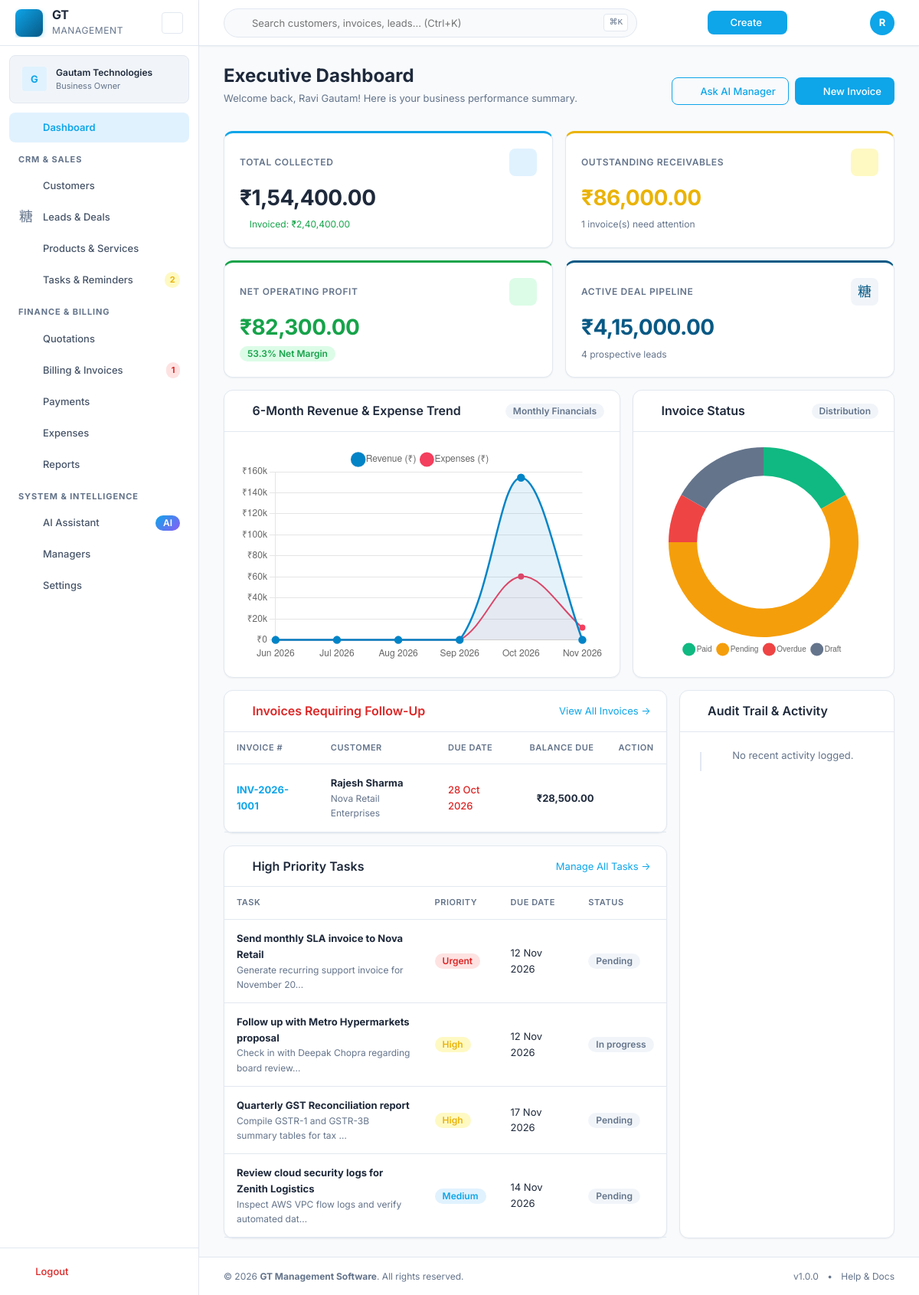
/dashboard.php (signed in), run on the app's committed database.
### tables this page shows
CREATE TABLE `invoices` (
  `id` INT UNSIGNED AUTO_INCREMENT PRIMARY KEY,
  `business_id` INT UNSIGNED NOT NULL,
  `invoice_number` VARCHAR(50) NOT NULL,
  `customer_id` INT UNSIGNED NOT NULL,
  `quotation_id` INT UNSIGNED DEFAULT NULL,
  `invoice_type` ENUM('standard','gst','non_gst','proforma') DEFAULT 'standard',
  `invoice_date` DATE NOT NULL,
  `due_date` DATE NOT NULL,
  `subtotal` DECIMAL(15,2) NOT NULL DEFAULT 0.00,
  `discount_total` DECIMAL(15,2) NOT NULL DEFAULT 0.00,
  `tax_total` DECIMAL(15,2) NOT NULL DEFAULT 0.00,
  `grand_total` DECIMAL(15,2) NOT NULL DEFAULT 0.00,
  `amount_paid` DECIMAL(15,2) NOT NULL DEFAULT 0.00,
  `outstanding` DECIMAL(15,2) NOT NULL DEFAULT 0.00,
  `currency` VARCHAR(10) DEFAULT 'INR',
  `notes` TEXT DEFAULT NULL,
  `terms` TEXT DEFAULT NULL,
  `footer` TEXT DEFAULT NULL,
  `payment_instructions` TEXT DEFAULT NULL,
  `status` ENUM('draft','issued','partially_paid','paid','overdue','void','cancelled') DEFAULT 'draft',
   
  `place_of_supply` VARCHAR(100) DEFAULT NULL,
  `cgst_total` DECIMAL(15,2) DEFAULT 0.00,
  `sgst_total` DECIMAL(15,2) DEFAULT 0.00,
  `igst_total` DECIMAL(15,2) DEFAULT 0.00,
   
  `business_snapshot` JSON DEFAULT NULL,
  `customer_snapshot` JSON DEFAULT NULL,
  `pdf_path` VARCHAR(500) DEFAULT NULL,
  `is_demo` TINYINT(1) DEFAULT 0,
  `issued_at` TIMESTAMP NULL DEFAULT NULL,
  `created_by` INT UNSIGNED DEFAULT NULL,
  `created_at` TIMESTAMP DEFAULT CURRENT_TIMESTAMP,
  `updated_at` TIMESTAMP DEFAULT CURRENT_TIMESTAMP ON UPDATE CURRENT_TIMESTAMP,
  UNIQUE KEY `uk_invoice_number` (`business_id`, `invoice_number`),
  INDEX `idx_invoices_customer` (`customer_id`),
  INDEX `idx_invoices_status` (`status`),
  INDEX `idx_invoices_date` (`invoice_date`),
  INDEX `idx_invoices_due` (`due_date`),
  FOREIGN KEY (`business_id`) REFERENCES `businesses`(`id`) ON DELETE CASCADE,
  FOREIGN KEY (`customer_id`) REFERENCES `customers`(`id`),
  FOREIGN KEY (`quotation_id`) REFERENCES `quotations`(`id`) ON DELETE SET NULL,
  FOREIGN KEY (`created_by`) REFERENCES `users`(`id`) ON DELETE SET NULL
);

CREATE TABLE `customers` (
  `id` INT UNSIGNED AUTO_INCREMENT PRIMARY KEY,
  `business_id` INT UNSIGNED NOT NULL,
  `type` ENUM('individual','business') DEFAULT 'individual',
  `name` VARCHAR(255) NOT NULL,
  `company_name` VARCHAR(255) DEFAULT NULL,
  `contact_person` VARCHAR(255) DEFAULT NULL,
  `email` VARCHAR(255) DEFAULT NULL,
  `phone` VARCHAR(50) DEFAULT NULL,
  `alt_phone` VARCHAR(50) DEFAULT NULL,
  `billing_address_line1` VARCHAR(255) DEFAULT NULL,
  `billing_address_line2` VARCHAR(255) DEFAULT NULL,
  `billing_city` VARCHAR(100) DEFAULT NULL,
  `billing_state` VARCHAR(100) DEFAULT NULL,
  `billing_postal_code` VARCHAR(20) DEFAULT NULL,
  `billing_country` VARCHAR(100) DEFAULT 'India',
  `shipping_address_line1` VARCHAR(255) DEFAULT NULL,
  `shipping_address_line2` VARCHAR(255) DEFAULT NULL,
  `shipping_city` VARCHAR(100) DEFAULT NULL,
  `shipping_state` VARCHAR(100) DEFAULT NULL,
  `shipping_postal_code` VARCHAR(20) DEFAULT NULL,
  `shipping_country` VARCHAR(100) DEFAULT NULL,
  `gstin` VARCHAR(20) DEFAULT NULL,
  `pan` VARCHAR(20) DEFAULT NULL,
  `category` VARCHAR(100) DEFAULT NULL,
  `tags` VARCHAR(500) DEFAULT NULL,
  `notes` TEXT DEFAULT NULL,
  `status` ENUM('active','archived') DEFAULT 'active',
  `is_demo` TINYINT(1) DEFAULT 0,
  `created_by` INT UNSIGNED DEFAULT NULL,
  `created_at` TIMESTAMP DEFAULT CURRENT_TIMESTAMP,
  `updated_at` TIMESTAMP DEFAULT CURRENT_TIMESTAMP ON UPDATE CURRENT_TIMESTAMP,
  INDEX `idx_customers_business` (`business_id`),
  INDEX `idx_customers_status` (`status`),
  INDEX `idx_customers_name` (`name`),
  INDEX `idx_customers_demo` (`is_demo`),
  FOREIGN KEY (`business_id`) REFERENCES `businesses`(`id`) ON DELETE CASCADE,
  FOREIGN KEY (`created_by`) REFERENCES `users`(`id`) ON DELETE SET NULL
);

CREATE TABLE `tasks` (
  `id` INT UNSIGNED AUTO_INCREMENT PRIMARY KEY,
  `business_id` INT UNSIGNED NOT NULL,
  `title` VARCHAR(255) NOT NULL,
  `description` TEXT DEFAULT NULL,
  `priority` ENUM('low','medium','high','urgent') DEFAULT 'medium',
  `status` ENUM('pending','in_progress','completed','cancelled') DEFAULT 'pending',
  `due_date` DATETIME DEFAULT NULL,
  `reminder_date` DATETIME DEFAULT NULL,
  `completed_at` DATETIME DEFAULT NULL,
  `customer_id` INT UNSIGNED DEFAULT NULL,
  `lead_id` INT UNSIGNED DEFAULT NULL,
  `assigned_to` INT UNSIGNED DEFAULT NULL,
  `is_demo` TINYINT(1) DEFAULT 0,
  `created_by` INT UNSIGNED DEFAULT NULL,
  `created_at` TIMESTAMP DEFAULT CURRENT_TIMESTAMP,
  `updated_at` TIMESTAMP DEFAULT CURRENT_TIMESTAMP ON UPDATE CURRENT_TIMESTAMP,
  INDEX `idx_tasks_business` (`business_id`),
  INDEX `idx_tasks_status` (`status`),
  INDEX `idx_tasks_due` (`due_date`),
  FOREIGN KEY (`business_id`) REFERENCES `businesses`(`id`) ON DELETE CASCADE,
  FOREIGN KEY (`customer_id`) REFERENCES `customers`(`id`) ON DELETE SET NULL,
  FOREIGN KEY (`lead_id`) REFERENCES `leads`(`id`) ON DELETE SET NULL,
  FOREIGN KEY (`assigned_to`) REFERENCES `users`(`id`) ON DELETE SET NULL,
  FOREIGN KEY (`created_by`) REFERENCES `users`(`id`) ON DELETE SET NULL
);

### dashboard.php (the view, shortened to what the rows shown need)
<?php
require_once __DIR__ . '/services/report-service.php';
$businessId = Auth::businessId();
$monthlyTrends = ReportService::getMonthlyTrends($businessId, 6);
$overdueInvoices = Database::fetchAll(
    "SELECT i.*, c.name as customer_name, c.company_name
     FROM invoices i
     JOIN customers c ON i.customer_id = c.id
     WHERE i.business_id = ? AND (i.status = 'overdue' OR (i.status IN ('sent', 'partial') AND i.due_date < CURDATE()))
     ORDER BY i.due_date ASC LIMIT 5",
    [$businessId]
);
$tasks = Database::fetchAll(
    "SELECT * FROM tasks
     WHERE business_id = ? AND status != 'completed'
     ORDER BY (priority = 'urgent') DESC, (priority = 'high') DESC, due_date ASC LIMIT 5",
    [$businessId]
);
$invStatuses = Database::fetchAll(
    "SELECT status, COUNT(*) as cnt FROM invoices WHERE business_id = ? GROUP BY status",
    [$businessId]
);
$statusDist = [];
foreach ($invStatuses as $st) {
    $statusDist[$st['status']] = (int)$st['cnt'];
}
require GT_ROOT . '/includes/header.php';
?>
<div class="page-header d-flex justify-between align-center mb-4">
    <div>
        <h1 class="page-title">Executive Dashboard</h1>
    </div>
</div>
<div class="grid grid-cols-3 gap-4">
    <div class="col-span-2 d-flex flex-column gap-4">
        <div class="card">
            <div class="card-body p-0">
                <?php if (empty($overdueInvoices)): ?>
                    <div class="empty-state p-4 text-center">
                        <i class="ti ti-circle-check text-success text-2xl mb-1"></i>
                        <p class="text-muted text-sm">No overdue invoices found! All payments are up to date.</p>
                    </div>
                <?php else: ?>
                    <div class="table-responsive">
                        <table class="data-table">
                            <thead>
                                <tr>
                                    <th>Invoice #</th>
                                    <th>Customer</th>
                                    <th>Due Date</th>
                                    <th class="text-right">Balance Due</th>
                                    <th class="text-center">Action</th>
                                </tr>
                            </thead>
                            <tbody>
                                <?php foreach ($overdueInvoices as $inv): ?>
                                <tr>
                                    <td>
                                        <a href="<?= url('invoice-view.php?id=' . $inv['id']) ?>" class="font-bold">
                                            <?= e($inv['invoice_number']) ?>
                                        </a>
                                    </td>
                                    <td>
                                        <div><strong><?= e($inv['customer_name']) ?></strong></div>
                                        <div class="text-xs text-muted"><?= e($inv['company_name'] ?? '') ?></div>
                                    </td>
                                    <td>
                                        <span class="text-danger font-medium"><?= formatDate($inv['due_date']) ?></span>
                                    </td>
                                    <td class="text-right font-bold text-danger">
                                        <?= formatCurrency($inv['outstanding']) ?>
                                    </td>
                                    <td class="text-center">
                                        <a href="<?= url('invoice-view.php?id=' . $inv['id']) ?>" class="btn btn-sm btn-ghost" title="View details">
                                            <i class="ti ti-arrow-right"></i>
                                        </a>
                                    </td>
                                </tr>
                                <?php endforeach; ?>
                            </tbody>
                        </table>
                    </div>
                <?php endif; ?>
            </div>
        </div>
        <div class="card">
            <div class="card-body p-0">
                <?php if (empty($tasks)): ?>
                    <div class="empty-state p-4 text-center">
                        <p class="text-muted text-sm">No pending tasks. You're all caught up!</p>
                    </div>
                <?php else: ?>
                    <div class="table-responsive">
                        <table class="data-table">
                            <thead>
                                <tr>
                                    <th>Task</th>
                                    <th>Priority</th>
                                    <th>Due Date</th>
                                    <th>Status</th>
                                </tr>
                            </thead>
                            <tbody>
                                <?php foreach ($tasks as $t): ?>
                                <tr>
                                    <td>
                                        <strong><?= e($t['title']) ?></strong>
                                        <div class="text-xs text-muted"><?= e(truncate($t['description'] ?? '', 50)) ?></div>
                                    </td>
                                    <td>
                                        <span class="badge badge-<?= $t['priority'] === 'urgent' ? 'danger' : ($t['priority'] === 'high' ? 'warning' : 'info') ?>">
                                            <?= ucfirst($t['priority']) ?>
                                        </span>
                                    </td>
                                    <td><?= formatDate($t['due_date']) ?></td>
                                    <td>
                                        <span class="badge badge-subtle"><?= ucfirst(str_replace('_', ' ', $t['status'])) ?></span>
                                    </td>
                                </tr>
                                <?php endforeach; ?>
                            </tbody>
                        </table>
                    </div>
                <?php endif; ?>
            </div>
        </div>
    </div>
</div>
<script>
document.addEventListener('DOMContentLoaded', function() {
    if (window.DashboardCharts) {
        DashboardCharts.init({
            monthlyRevenue: <?= json_encode($monthlyTrends) ?>,
            invoiceDistribution: <?= json_encode($statusDist) ?>
        });
    }
});
</script>
<?php require GT_ROOT . '/includes/footer.php'; ?>

### data on the page
invoices: invoice_number "INV-2026-1001", customer.name "Rajesh Sharma", customer.company_name "Nova Retail Enterprises", due_date "28 Oct 2026", outstanding "₹28,500.00"
tasks: title "Send monthly SLA invoice to Nova Retail", description "Generate recurring support invoice for November 20…", priority "Urgent", due_date "12 Nov 2026", status "Pending"
tasks: title "Follow up with Metro Hypermarkets proposal", description "Check in with Deepak Chopra regarding board review…", priority "High", due_date "12 Nov 2026", status "In progress"
tasks: title "Quarterly GST Reconciliation report", description "Compile GSTR-1 and GSTR-3B summary tables for tax …", priority "High", due_date "17 Nov 2026", status "Pending"
tasks: title "Review cloud security logs for Zenith Logistics", description "Inspect AWS VPC flow logs and verify automated dat…", priority "Medium", due_date "14 Nov 2026", status "Pending"

### other printed values
substr(e($businessName), 0, 1) "G"
truncate($businessName, 22) "Gautam Technologies"
$pendingTasksCount "2"
$overdueInvoicesCount "1"
$userInitial "R"
Auth::name() "Ravi Gautam"
formatCurrency($exec['total_collected']) "₹1,54,400.00"
formatCurrency($exec['total_invoiced']) "₹2,40,400.00"
formatCurrency($exec['total_outstanding']) "₹86,000.00"
count($overdueInvoices) "1"
formatCurrency($exec['net_profit']) "₹82,300.00"
$exec['profit_margin'] "53.3"
formatCurrency($exec['total_pipeline']) "₹4,15,000.00"
$exec['active_leads'] "4"
APP_NAME "GT Management Software"
